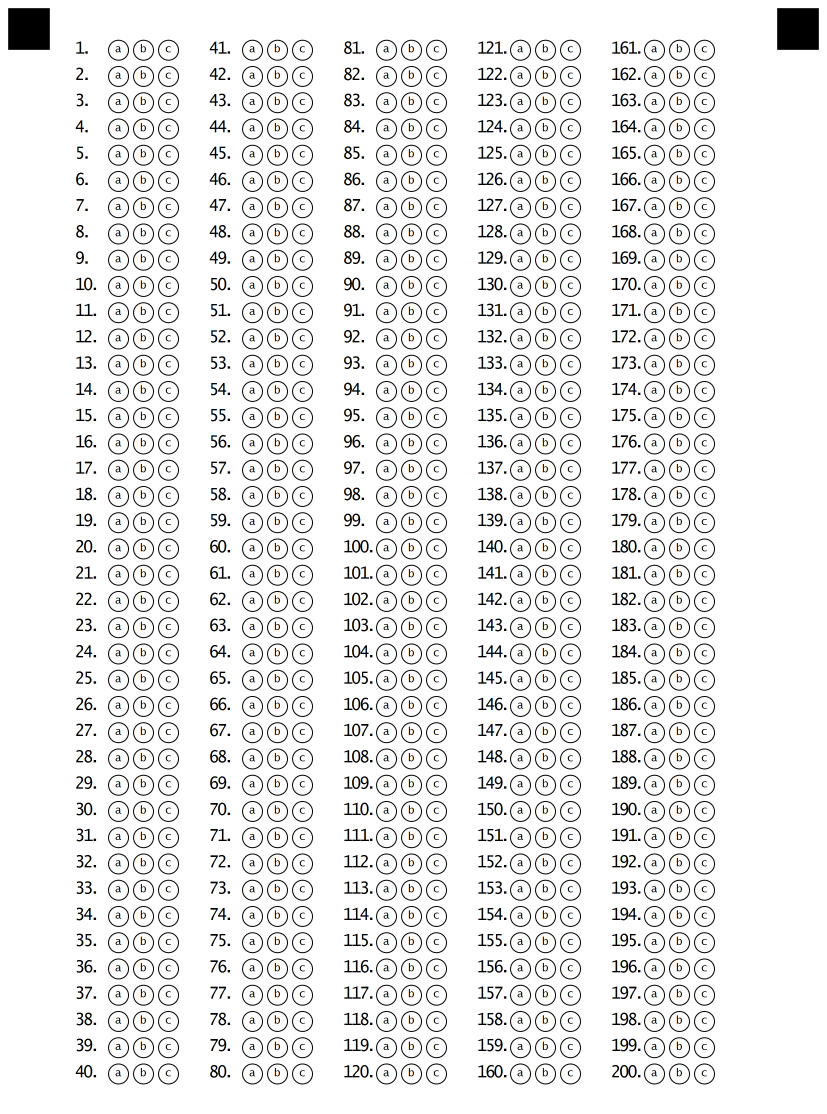
#> input picture input_sheet.png, 2480 x 3340 px (shown at 1/3 size)
$ jupyter execute OMR_Writer.ipynb
#> lines starting #> are read from the running program, lines starting #| are printed output that depends on the picture
[cell 1]
import cv2 as cv
import numpy as np
import argparse
import sys

img = cv.imread(cv.samples.findFile("input_sheet.png"))
#> img is the input picture: shape (3340, 2480, 3); mean B, G, R 236.1, 236.2, 236.1


scale_percent = 23.5 # percent of original size
width = int(img.shape[1] * scale_percent / 100)
#> width = 582
height = int(img.shape[0] * scale_percent / 100)
#> height = 784
dim = (width, height)
#> dim = (582, 784)

# resize image
img = cv.resize(img, dim, interpolation = cv.INTER_AREA)
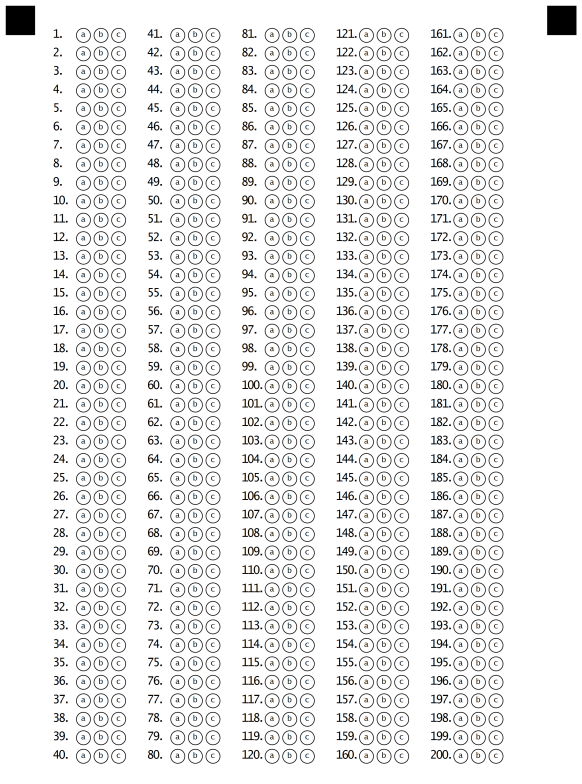
#> img: shape (784, 582, 3); mean B, G, R 236.1, 236.2, 236.1
output = img.copy()

gray = cv.cvtColor(img, cv.COLOR_BGR2GRAY)

# max 25
test_str = "Hello World!!!!! HEY how?"

test_str = input("Enter message to be encoded : ")

res = ''.join(format(ord(i), '08b') for i in test_str)

# print(len(res), res, " line 24")

res_len = len(res)

while(res_len <= 200):
    res += "0"
    res_len += 1

# print(len(res))


circles = cv.HoughCircles(gray, cv.HOUGH_GRADIENT, minDist=2,
                           dp=1.1,
                           param1=150,
                           param2=15,
                           minRadius=7,
                           maxRadius=9)

# print(circles.shape)
# circles.shape = (600, 3)
circles.shape = (circles.shape[1], circles.shape[2])

circles = circles.tolist()
circles = sorted(circles, key=lambda x:(x[1]))


if circles is not None:

    ct=0

    for l in range(0, len(circles), 15):

        otp = []
        copy_l = l
        if ct == 1:
            break

        while copy_l < l+15:
            otp.append(circles[copy_l])
            copy_l += 1

        temporary = sorted(otp, key=lambda x:(x[0]))


        for q in range(0, len(temporary), 3):

            if(res[ct] == "0"):
                temp_arr = temporary[q]
                x = int(temp_arr[0])
                y = int(temp_arr[1])
                r = int(temp_arr[2])
            else:
                temp_arr = temporary[q+2]
                x = int(temp_arr[0])
                y = int(temp_arr[1])
                r = int(temp_arr[2])


            cv.circle(output, (x, y), r, (0, 0, 0), -1)
            cv.imshow("output", output)
            cv.waitKey(15)
            ct = ct+1

# show the output image
cv.imshow("output", output)
cv.waitKey(0)
cv.destroyAllWindows()

filename = "output_sheet.png"
cv.imwrite(filename, output)

# # cv.imshow("Display window", gray)
# # k = cv.waitKey(0)
